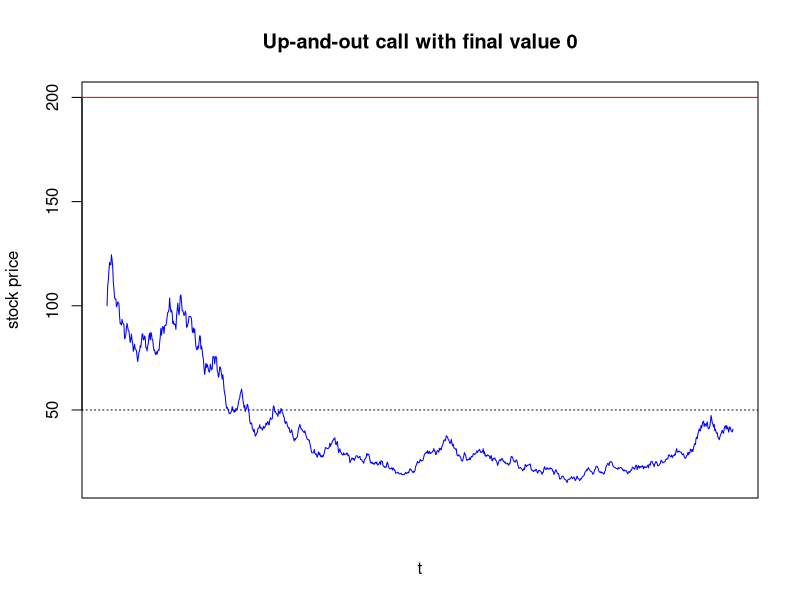

The R source for this figure:
#Simulate the possible price paths and determine the final payoff 
#of up-and-out barrier call with the Black-Scholes model

plot.barrier.call <- function(S,mu,sigma,K,Ku,n=1000,t=1){
  #Simulation of a geometric Brownian path for barrier call valuation
  if(S <= 0 || sigma <= 0 || t <= 0 || K < 0 || Ku <= S || Ku <= K)
    return("Invalid parameters: The relations S,t,sigma>0, K>=0 and Ku>S,K must hold!")
  #Simulate a stock price path
  bm <- cumsum(c(0,rnorm(n,mean = (mu-sigma^2/2)*t/n,sd = sigma*sqrt(t/n))))
  stock <- S*exp(bm)
  plot(0:n,stock,type="n",xaxt="n",xlab="t",ylab="stock price",ylim=c(min(stock),Ku))
  #Mark the barrier level (in red) and the strike price (dashed)
  abline(h=Ku,col="red")
  abline(h=K,lty=3)
  if(all(stock < Ku)){
    # stock price does not hit the upper barrier
    lines(0:n,stock,col="blue")
    title(paste("Up-and-out call with final value", round(max(stock[n+1]-K,0),2)))
  }
  else{
    # stock price hits the upper barrier
    # determine the hitting time index hti
    hti <- (1:(n+1))[Ku-stock <= 0][1]
    lines(0:(hti-1),stock[1:hti],col="blue")
    title("Up-and-out call with final value 0")
  }
}
plot.barrier.call(100,0,1,50,200)


# determine how many simulations are performed to calculate the option price.

evaluate.barrier.call <- function(S,r,sigma,K,Ku,n=1000,t=1,m=1000){
  #Simulation-based barrier call option pricing
  if(S <= 0 || sigma <= 0 || t <= 0 || K < 0 || r < 0 || Ku <= S || Ku <= K)
    return("Invalid parameters: The relations S,t,sigma>0, K,r>=0 and Ku>S,K must hold!")
  #Simulate m possible stock price paths, calculate the corresponding option value and
  #store these in the vector option
  #initialize option vector
  option <- numeric(m)
  #loop for simulations
  for(i in 1:m){
    #simulate a stock price path foe a geometric bm
    bm <- cumsum(c(0,rnorm(n,mean=(r-sigma^2/2)*t/n,sd=sigma*sqrt(t/n))))
    stock <- S*exp(bm)
    #stock price does not hit the upper barrier
    if(all(stock < Ku)) 
      option[i] <- max(stock[n+1]-K,0)
    else 
      option[i] <- 0
  }
  #return the discounted average of all obtained prices as result
  return(exp(-r*t)*mean(option))
}
evaluate.barrier.call(100,0.05,1,50,200)
